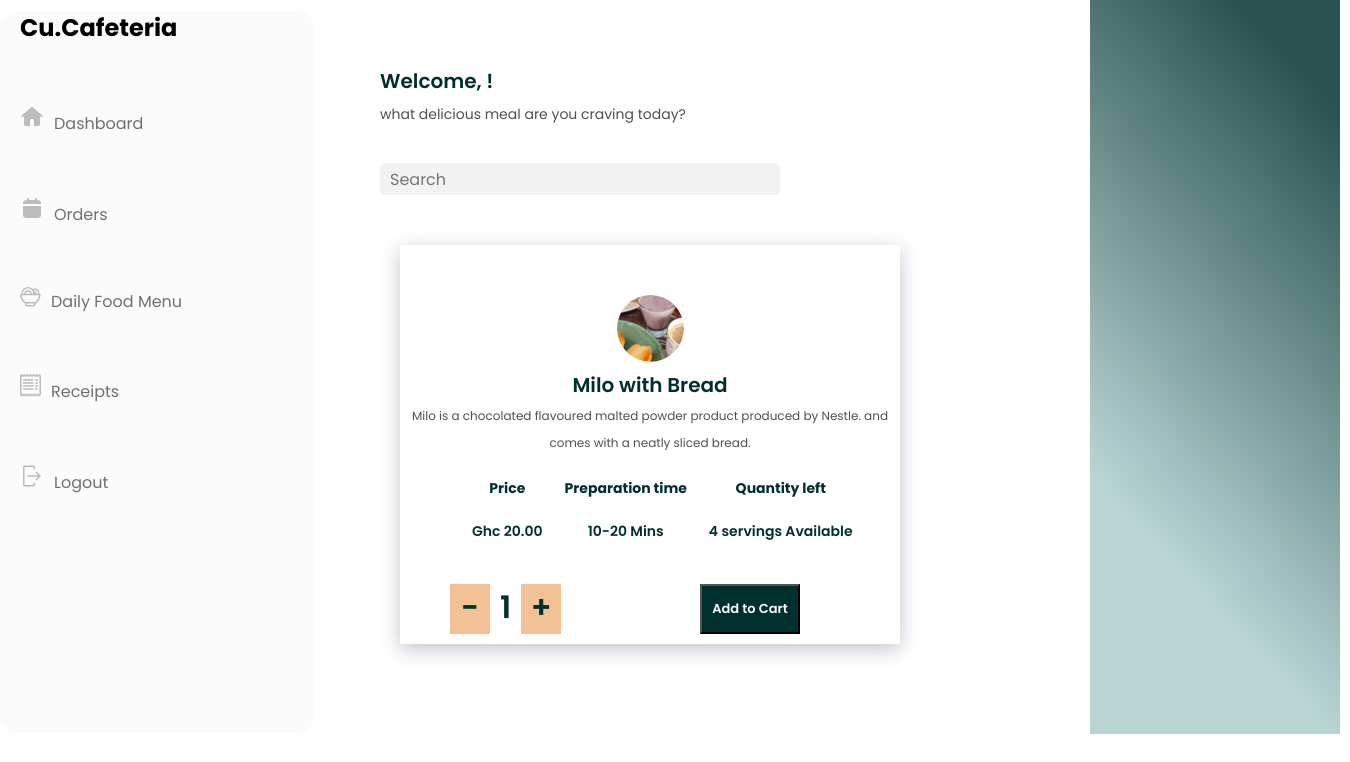
Before: /Dashboard/Food/1 (signed in) with the older database file.
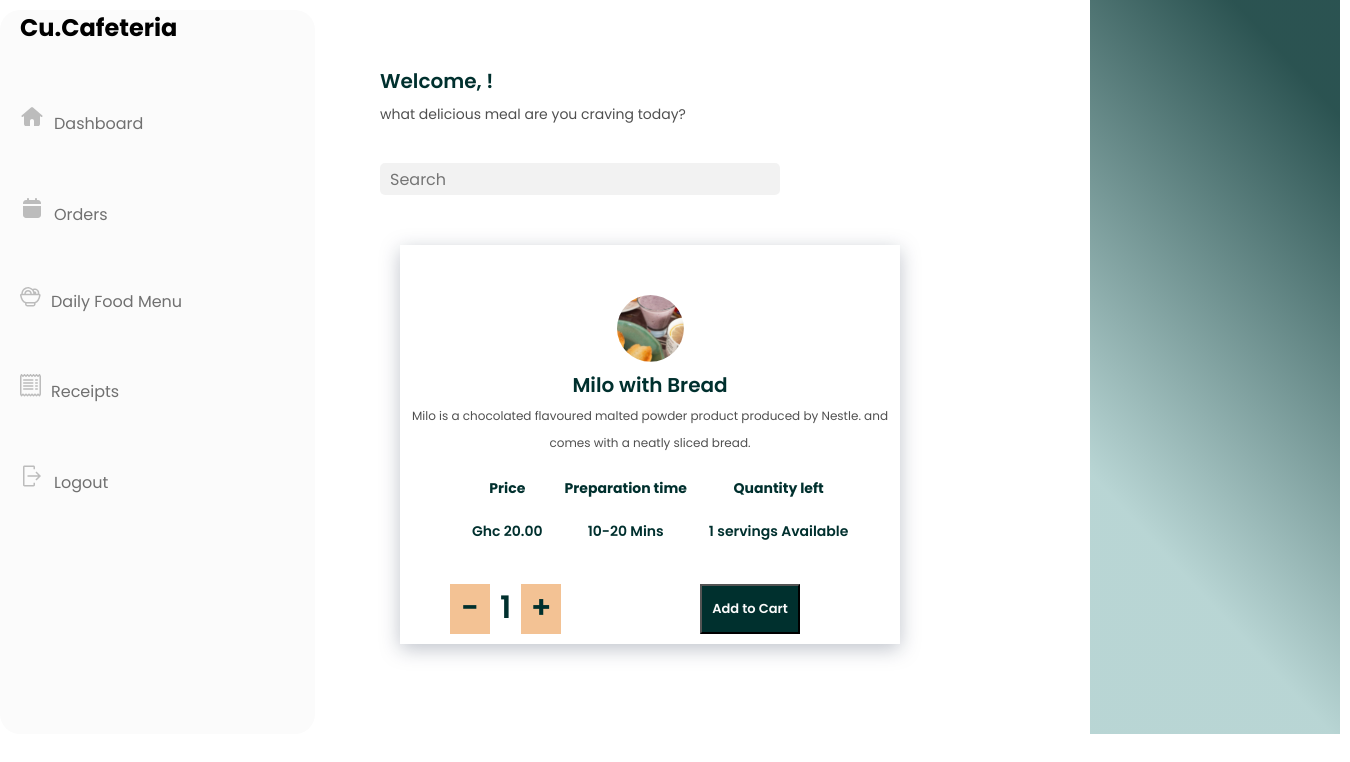
After: the same page with the newer database file.
### Dashboard/models.py (models this page shows, shortened)
class Food_Item(models.Model):
    name = models.CharField(max_length=100)
    food_category = models.ForeignKey(Food_Category, on_delete=models.CASCADE)
    small_description = models.CharField(max_length=100)
    description = models.TextField(max_length=600, null=False, blank=False)
    quantity = models.IntegerField(null=False, blank=False)
    Price = models.DecimalField(max_digits=6, decimal_places=2)
    food_image = models.FileField(upload_to= 'images/')

### Dashboard/views.py (the view)
# urls.py: path("Food/<int:food_id>", views.food_details, name="food_details"),
def food_details(request, food_id):
    if not request.user.is_authenticated:
        return HttpResponseRedirect(reverse("login"))
    food = Food_Item.objects.get(pk=food_id)
    return render(request, "dashboard/food-details.html", {
        "food": food,
    })

### Dashboard/templates/dashboard/food-details.html (shortened to what this page needs)
{% extends 'dashboard/layout.html' %}
{% load static %}
{% block css %}
<link rel="stylesheet" href="{% static 'dashboard/food-details.css' %}">
{% endblock css %}
{% block content %}
<div class="selection-container">
    <div class="food-selection">
      <img class="food-select-img" src="{{food.food_image.url}}" alt="" />
      <h2 class="foodname">{{food.name}}</h2>
      <p class="food-details">
        {{food.description}}
      </p>
    </div>
    <div class="selection-table">
      <table>
        <thead>
          <tr>
            <th>Price</th>
            <th>Preparation time</th>
            <th>Quantity left</th>
          </tr>
        </thead>
        <tbody>
          <tr>
            <td>Ghc {{food.Price}}</td>
            <td>10-20 Mins</td>
            <td>{{food.quantity}} servings Available</td>
          </tr>
        </tbody>
      </table>
    </div>
    <div class="added-quantity">
      <div class="decrease-sign">
        <h1 class="signs">-</h1>
      </div>
      <div class="number">
        <h1 id="quantity" class="signs">1</h1>
      </div>
      <div class="increase-sign">
        <h1 class="signs">+</h1>
      </div>
    </div>
    <div class="add-to-cart">
      <button class="cart-btn">Add to Cart</button>
    </div>
</div>
</div>
</div>
<div class="food-right-container"></div>
{% endblock content %}

Changed rows visible on the page:
changed Food_Item "Milo with Bread": quantity "4" → "1"
